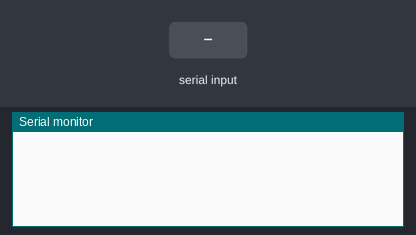
A sketch run on a simulated Arduino Uno, built with avr-gcc and run on an emulated ATmega328P. Parts: the last lines printed to the serial monitor. The inputs (shaded band) are chosen by the test bench. EEPROM starts erased.

Above: at 1.2 s.
1.3 s: "write\n" received over Serial
At 2.5 s:
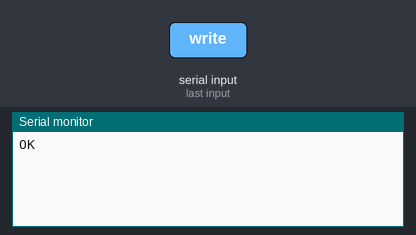
2.8 s: "read\n" received over Serial
At 3.2 s:
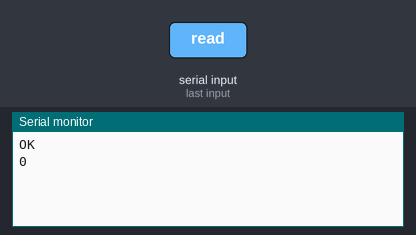
4.3 s: "90,45,200\n" received over Serial
At 5.0 s:
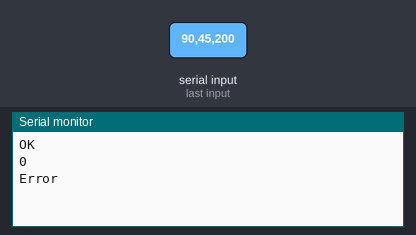

The sketch:

TestScetch.ino
```cpp
#include <EEPROM.h>
// Exemple of using: Type write 10 5 and the Value 5 will be saved in address 10. Then Type read 10 to recover the value of address 10
byte value;
void setup()
{
  Serial.begin(9600);
}
String leStringSerial(){
String conteudo = "";
char caractere;
while(Serial.available() > 0) {
caractere = Serial.read();
if (caractere != '\n'){
conteudo.concat(caractere);
}
delay(10);
}
return conteudo;
}
void loop()
{
while (Serial.available() > 0) {
String recebido = leStringSerial();
if (recebido.startsWith("write") ) {
String Address = recebido.substring(6);
String Val = recebido.substring(9);
EEPROM.write(Address.toInt(), Val.toInt());
Serial.println("OK");}
else if (recebido.startsWith("read")){
String Val = recebido.substring(5);
value = EEPROM.read(Val.toInt());
Serial.println(value, DEC);}
else {Serial.println("Error");
}
delay(500);
}
}
```

Measured:
- after the input at 1.3 s, the serial monitor: prints a new line after 0.06 s (image 1)
- after the input at 2.8 s, the serial monitor: prints a new line after 0.05 s (image 2)
- after the input at 4.3 s, the serial monitor: prints a new line after 0.10 s (image 3)
